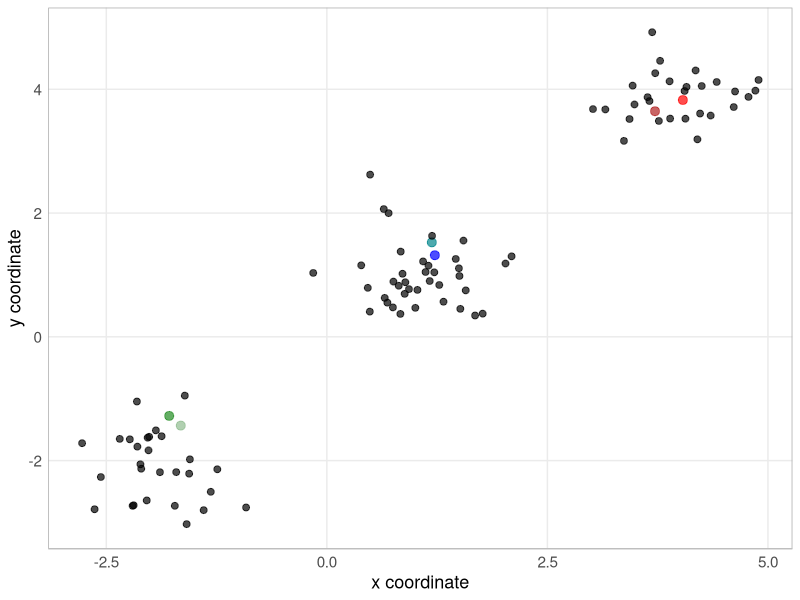
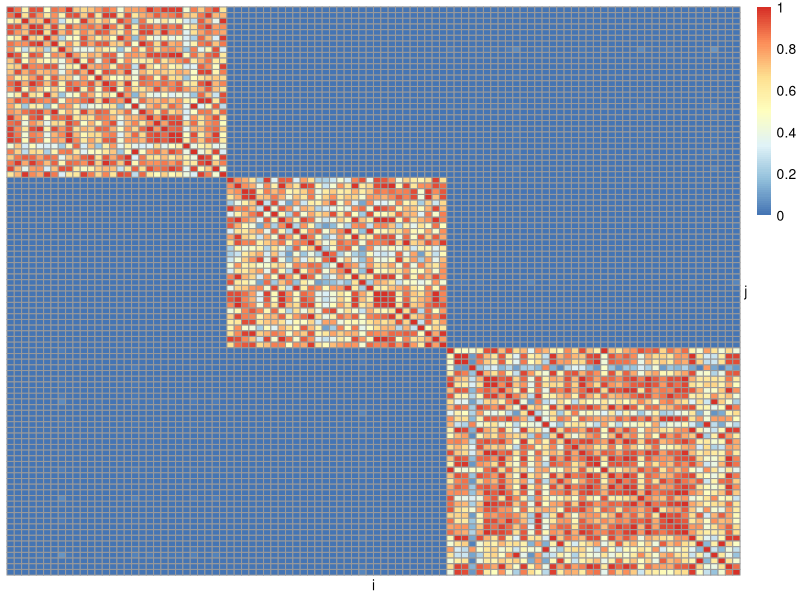
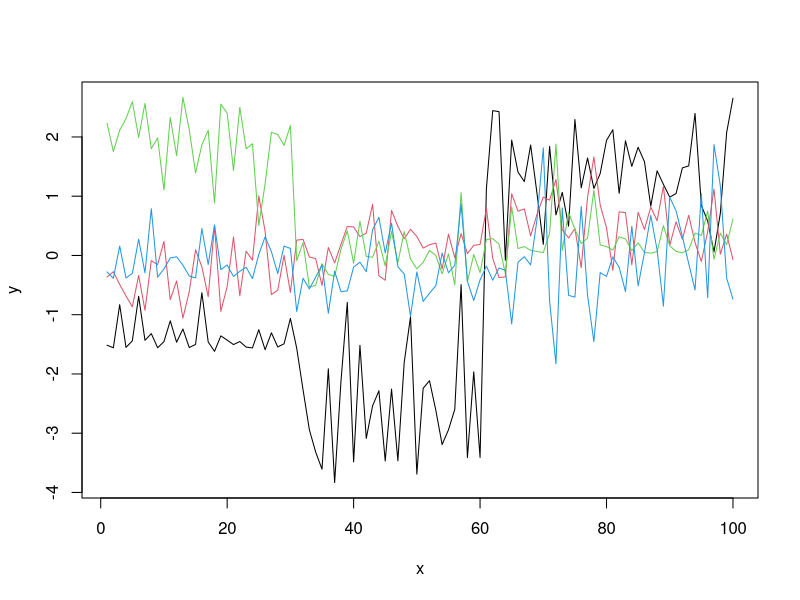
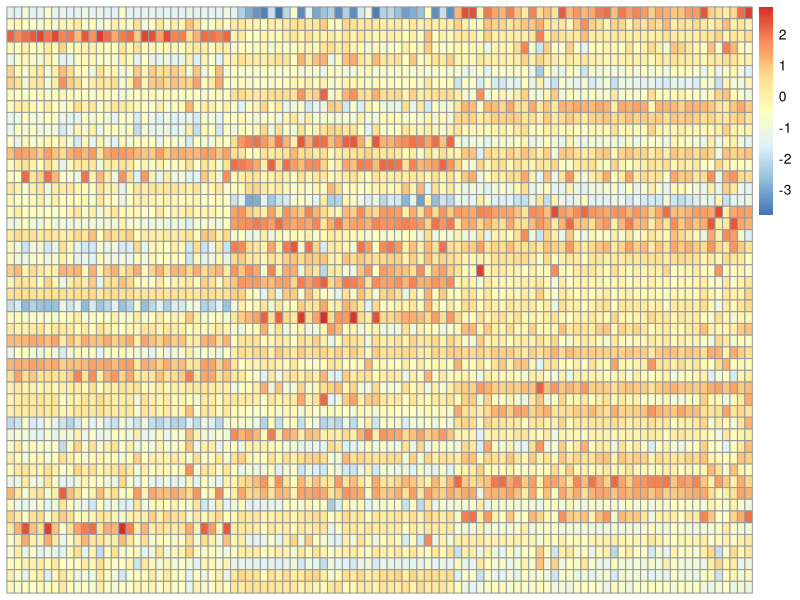
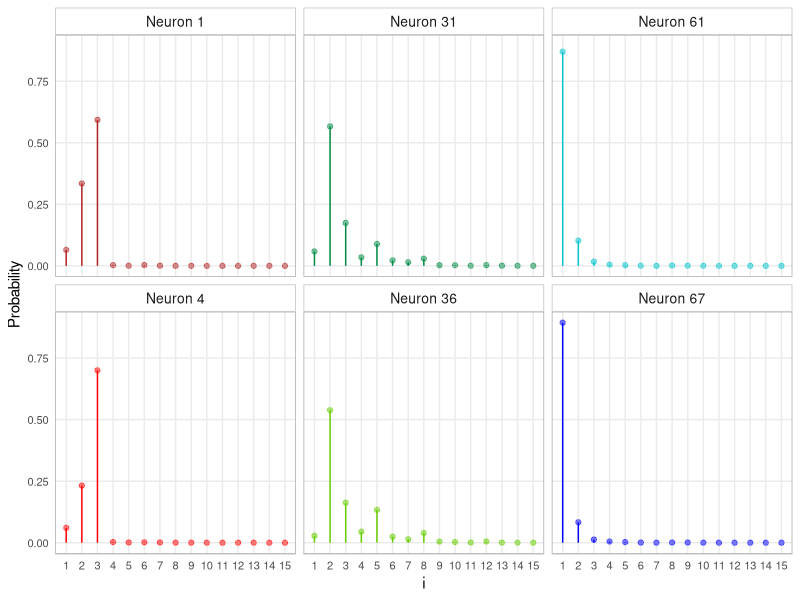
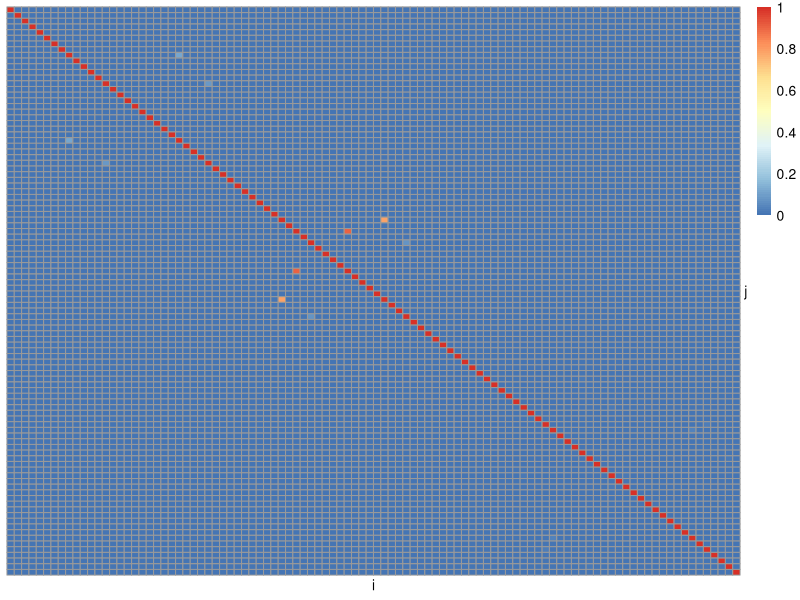
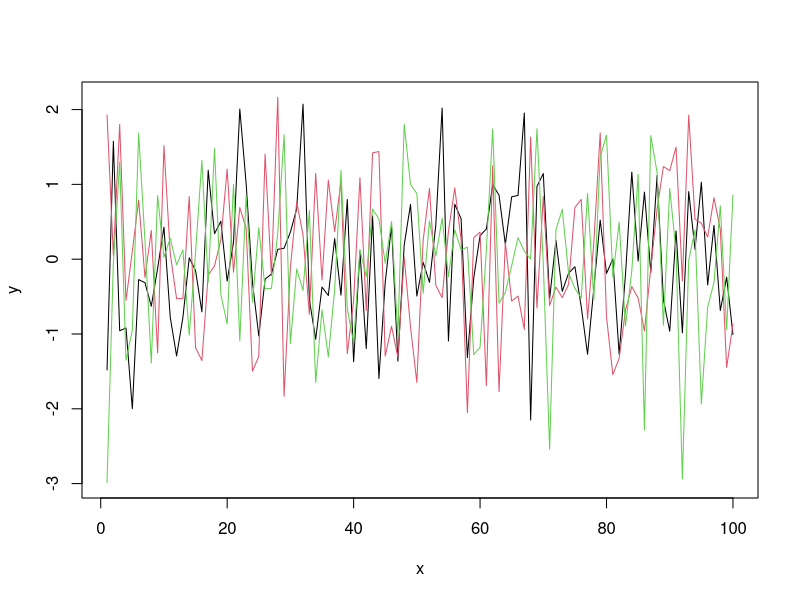
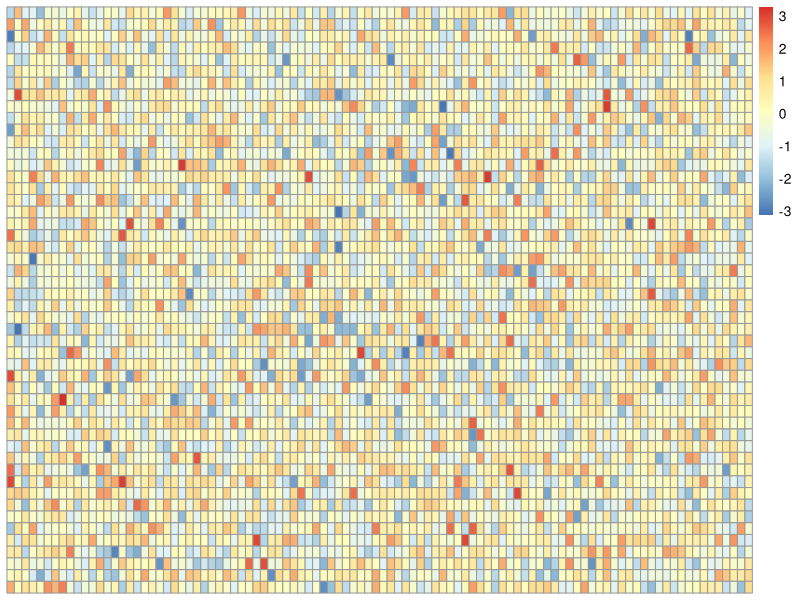

The R source for these figures, in order:

#---------# #---------# #---------# #---------# #---------# 
#---------#     Toy example from probit-SB      #---------# 
#---------# #---------# #---------# #---------# #---------# 

library(tidyverse)
library(mvtnorm)
library(viridisLite)

trunc <- 50


#---------# #---------# #---------# #---------# 
#---------#     Generate data       #---------# 
set.seed(123)
L <- replicate(2,rnorm(100,1,0.5))
L[1:30,] <- L[1:30,]+3
L[1:30+30,] <- L[1:30+30,]-3
truecl <- rep(1:3,c(30,30,40))

colneu = rep(1, nrow(L))
colneu[c(1,4,31,36,61,67)] = 2:7

sizeneu = rep(2, nrow(L))
sizeneu[c(1,4,31,36,61,67)] = 2.7

df = data.frame(cbind(L,truecl,factor(colneu),sizeneu))

colors = c("black", "firebrick", "red", "forestgreen", "darkseagreen", "turquoise4", "blue")
# locations
ggplot(data=df, aes(x=V1, y=V2, col=as.factor(V4))) + 
  geom_point(size = sizeneu, alpha = 0.7) +
  scale_color_manual(name="cluster", values = colors)+
  theme_minimal() +
  theme(
    panel.background = element_rect(fill='transparent', color=NA), #transparent panel bg
    plot.background = element_rect(fill='transparent', color=NA), #transparent plot bg
    # panel.grid.major = element_blank(), #remove major gridlines
    panel.grid.minor = element_blank(), #remove minor gridlines
    panel.border = element_rect(color = "darkgray ", fill=NA),
    # axis.line.y.left = element_line(color="gray"),
    axis.line.x.bottom = element_line(color="gray"),
    axis.text = element_text(size=11),
    axis.title = element_text(size=13),
    #
    legend.position = "none",
    legend.background = element_rect(fill='transparent', color = 'transparent'), #transparent legend bg
    legend.box.background = element_rect(fill='transparent', color="transparent"), #transparent legend panel
    legend.text = element_text(size=10),
    strip.text = element_text(size=13),
    strip.background = element_rect( fill=NA, color="gray" )
  )+
  xlab("x coordinate")  +
  ylab("y coordinate") 


ggsave("02_data_analysis/03_bSCDC_sensitivity_study/output_images/01_points_space.pdf", width = 6, height = 4.5)


#---------# #---------# #---------# #---------# #---------# #---------# #---------# #---------# 

#---------# #---------# #---------# #---------# #---------# 
#---------#     Probit-SB assuming theta = 1    #---------# 

theta <- 1
tau <- 1
cov <- tau * exp(-.5 * as.matrix(dist(L)^2) * theta) 
# covariance matrix
pheatmap::pheatmap(cov, cluster_rows = F,cluster_cols = F, #fontsize_row=0.2,fontsize_col=0.2,
                   labels_row= "j", labels_col= "i", angle_col = "0")


# generate 30 replicates of n-variates normal with this covariance matrix
set.seed(1234)
alpha <- rmvnorm(trunc,
                 rep(0,100),
                 sigma = cov)
matplot(t(alpha)[,1:4], type="l", xlab = "x", ylab = "y", lty=1)

pheatmap::pheatmap((alpha),cluster_rows = F,cluster_cols = F)


psbm <- function(a){
  n <- length(a)
  v <- pnorm(a)
  one_v <- 1-v
  W <- v
  W[2:n] <- v[2:n]*cumprod(one_v[1:(n-1)])
  return(W)
}


# 1,4,31,36,61,67
orderneu = paste("Neuron", sort(rep(c(1,4,31,36,61,67), 15)))
orderneu = factor(orderneu, levels = c("Neuron 1", "Neuron 31", "Neuron 61",
                                    "Neuron 4", "Neuron 36", "Neuron 67"))               

colorneu2 = sort(rep(1:6, 15)  )               

colors = c("firebrick", "red", "springgreen4", "chartreuse3", "turquoise3", "blue")

ggplot(data.frame("x"=rep(1:15,3), 
                  "prob"= c( psbm(alpha[,1])[1:15],
                             psbm(alpha[,4])[1:15],
                             psbm(alpha[,31])[1:15],
                             psbm(alpha[,36])[1:15],
                             psbm(alpha[,61])[1:15],
                             psbm(alpha[,67])[1:15]
                             ), 
                  "id" =  orderneu ,
                  "col" = factor(colorneu2)
                  ), aes(x=x, y=prob)) + 
  geom_point(aes(col=col), alpha=.5) + 
  geom_segment(aes(x=x, xend=x, y=0, yend=prob, col=col)) +
  theme_minimal() +
  theme(
    panel.background = element_rect(fill='transparent', color=NA), #transparent panel bg
    plot.background = element_rect(fill='transparent', color=NA), #transparent plot bg
    # panel.grid.major = element_blank(), #remove major gridlines
    panel.grid.minor = element_blank(), #remove minor gridlines
    panel.border = element_rect(color = "darkgray ", fill=NA),
    # axis.line.y.left = element_line(color="gray"),
    axis.line.x.bottom = element_line(color="gray"),
    axis.text = element_text(size=8),
    axis.title = element_text(size=11),
    #
    legend.position = "none",
    legend.background = element_rect(fill='transparent', color = 'transparent'), #transparent legend bg
    legend.box.background = element_rect(fill='transparent', color="transparent"), #transparent legend panel
    legend.text = element_text(size=10),
    strip.text = element_text(size=10),
    strip.background = element_rect( fill=NA, color="gray" )
  )+
  xlab("i")  +
  ylab("Probability") +
  scale_colour_manual(values=colors) + 
  scale_x_continuous(breaks=1:15, labels = ) +
  facet_wrap(~id, ncol=3)

ggsave("02_data_analysis/03_bSCDC_sensitivity_study/output_images/04_prob_theta1.pdf", width = 9, height = 5)





#---------# #---------# #---------# #---------# #---------# 
#---------#   Probit-SB assuming theta = 1000   #---------# 

theta <- 1000
tau <- 1
cov <- tau * exp(-.5 * as.matrix(dist(L)^2)*theta) 
# covariance matrix
pheatmap::pheatmap(cov, cluster_rows = F,cluster_cols = F, #fontsize_row=0.2,fontsize_col=0.2,
                   labels_row= "j", labels_col= "i", angle_col = "0")


# generate 30 replicates of n-variates normal with this covariance matrix
set.seed(12)
alpha <- rmvnorm(trunc,
                 rep(0,100),
                 sigma = cov)
matplot(t(alpha)[,1:3], type="l", xlab = "x", ylab = "y", lty=1)

pheatmap::pheatmap((alpha),cluster_rows = F,cluster_cols = F)


psbm <- function(a){
  n <- length(a)
  v <- pnorm(a)
  one_v <- 1-v
  W <- v
  W[2:n] <- v[2:n]*cumprod(one_v[1:(n-1)])
  return(W)
}

# 1,4,31,36,61,67
orderneu = paste("Neuron", sort(rep(c(1,4,31,36,61,67), 15)))
orderneu = factor(orderneu, levels = c("Neuron 1", "Neuron 31", "Neuron 61",
                                       "Neuron 4", "Neuron 36", "Neuron 67"))               

colorneu2 = sort(rep(1:6, 15)  )               

colors = c("firebrick", "red", "springgreen4", "chartreuse3", "turquoise3", "blue")

ggplot(data.frame("x"=rep(1:15,3), 
                  "prob"= c( psbm(alpha[,1])[1:15],
                             psbm(alpha[,4])[1:15],
                             psbm(alpha[,31])[1:15],
                             psbm(alpha[,36])[1:15],
                             psbm(alpha[,61])[1:15],
                             psbm(alpha[,67])[1:15]
                  ), 
                  "id" =  orderneu ,
                  "col" = factor(colorneu2)
), aes(x=x, y=prob)) + 
  geom_point(aes(col=col), alpha=.5) + 
  geom_segment(aes(x=x, xend=x, y=0, yend=prob, col=col)) +
  theme_minimal() +
  theme(
    panel.background = element_rect(fill='transparent', color=NA), #transparent panel bg
    plot.background = element_rect(fill='transparent', color=NA), #transparent plot bg
    # panel.grid.major = element_blank(), #remove major gridlines
    panel.grid.minor = element_blank(), #remove minor gridlines
    panel.border = element_rect(color = "darkgray ", fill=NA),
    # axis.line.y.left = element_line(color="gray"),
    axis.line.x.bottom = element_line(color="gray"),
    axis.text = element_text(size=8),
    axis.title = element_text(size=11),
    #
    legend.position = "none",
    legend.background = element_rect(fill='transparent', color = 'transparent'), #transparent legend bg
    legend.box.background = element_rect(fill='transparent', color="transparent"), #transparent legend panel
    legend.text = element_text(size=10),
    strip.text = element_text(size=10),
    strip.background = element_rect( fill=NA, color="gray" )
  )+
  xlab("i")  +
  ylab("Probability") +
  scale_colour_manual(values=colors) + 
  scale_x_continuous(breaks=1:15, labels = ) +
  facet_wrap(~id, ncol=3)

ggsave("02_data_analysis/03_bSCDC_sensitivity_study/output_images/05_prob_theta1000.pdf", width = 9, height = 5)
